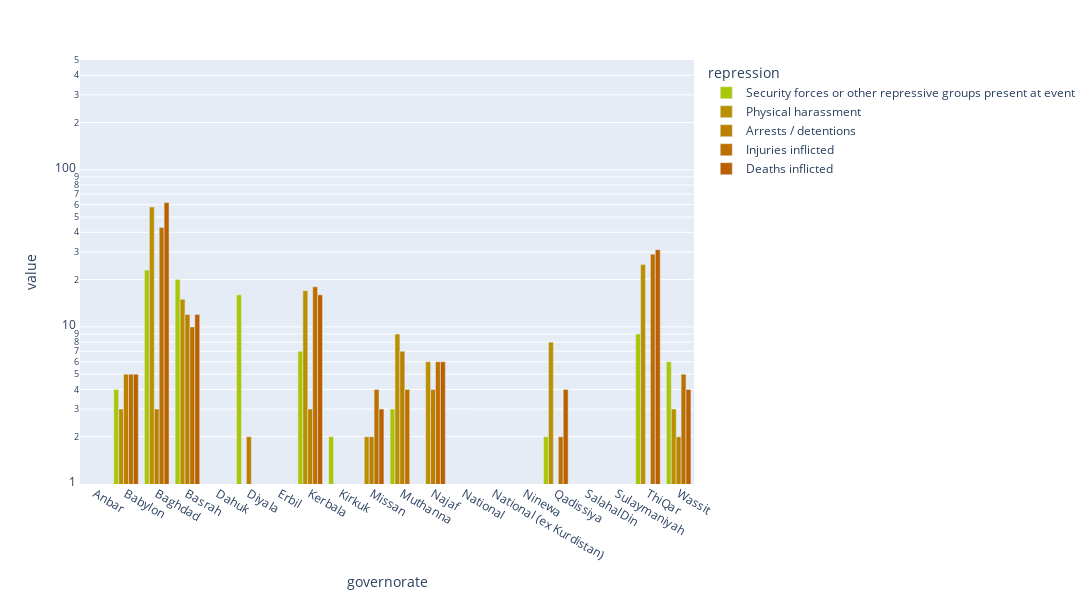

The notebook cell this image was saved under:
### Code cell
df = create_df('governorate',drop_non_violence=True)
color_dict= col_func(df)

fig = px.bar(df, log_y=True, range_y= [1,500],barmode='group',
            width=1400, height=600,
            color_discrete_map=color_dict)
fig.show()
# plt.savefig('gov_repress.png')

### Figure 1 — Plotly figure (JSON) as saved in the notebook; plotly's stock layout.template omitted (floating-point values rounded to 4 significant figures)
{"data": [{"alignmentgroup": "True", "hovertemplate": "repression=Security forces or other repressive groups present at event<br>governorate=%{x}<br>value=%{y}<extra></extra>", "legendgroup": "Security forces or other repressive groups present at event", "marker": {"color": "#A9C609", "pattern": {"shape": ""}}, "name": "Security forces or other repressive groups present at event", "offsetgroup": "Security forces or other repressive groups present at event", "orientation": "v", "showlegend": true, "textposition": "auto", "type": "bar", "x": ["Anbar", "Babylon", "Baghdad", "Basrah", "Dahuk", "Diyala", "Erbil", "Kerbala", "Kirkuk", "Missan", "Muthanna", "Najaf", "National", "National (ex Kurdistan)", "Ninewa", "Qadissiya", "SalahalDin", "Sulaymaniyah", "ThiQar", "Wassit"], "xaxis": "x", "y": [null, 4, 23, 20, null, 16, null, 7, 2, null, 3, 1, null, null, 1, 2, null, null, 9, 6], "yaxis": "y"}, {"alignmentgroup": "True", "hovertemplate": "repression=Physical harassment<br>governorate=%{x}<br>value=%{y}<extra></extra>", "legendgroup": "Physical harassment", "marker": {"color": "#BB9000", "pattern": {"shape": ""}}, "name": "Physical harassment", "offsetgroup": "Physical harassment", "orientation": "v", "showlegend": true, "textposition": "auto", "type": "bar", "x": ["Anbar", "Babylon", "Baghdad", "Basrah", "Dahuk", "Diyala", "Erbil", "Kerbala", "Kirkuk", "Missan", "Muthanna", "Najaf", "National", "National (ex Kurdistan)", "Ninewa", "Qadissiya", "SalahalDin", "Sulaymaniyah", "ThiQar", "Wassit"], "xaxis": "x", "y": [null, 3, 58, 15, null, 1, 1, 17, 1, 2, 9, 6, null, null, 1, 8, 1, 1, 25, 3], "yaxis": "y"}, {"alignmentgroup": "True", "hovertemplate": "repression=Arrests / detentions<br>governorate=%{x}<br>value=%{y}<extra></extra>", "legendgroup": "Arrests / detentions", "marker": {"color": "#BB8000", "pattern": {"shape": ""}}, "name": "Arrests / detentions", "offsetgroup": "Arrests / detentions", "orientation": "v", "showlegend": true, "textposition": "auto", "type": "bar", "x": ["Anbar", "Babylon", "Baghdad", "Basrah", "Dahuk", "Diyala", "Erbil", "Kerbala", "Kirkuk", "Missan", "Muthanna", "Najaf", "National", "National (ex Kurdistan)", "Ninewa", "Qadissiya", "SalahalDin", "Sulaymaniyah", "ThiQar", "Wassit"], "xaxis": "x", "y": [null, 5, 3, 12, null, 2, null, 3, null, 2, 7, 4, null, null, 1, 1, null, null, 1, 2], "yaxis": "y"}, {"alignmentgroup": "True", "hovertemplate": "repression=Injuries inflicted<br>governorate=%{x}<br>value=%{y}<extra></extra>", "legendgroup": "Injuries inflicted", "marker": {"color": "#BB7000", "pattern": {"shape": ""}}, "name": "Injuries inflicted", "offsetgroup": "Injuries inflicted", "orientation": "v", "showlegend": true, "textposition": "auto", "type": "bar", "x": ["Anbar", "Babylon", "Baghdad", "Basrah", "Dahuk", "Diyala", "Erbil", "Kerbala", "Kirkuk", "Missan", "Muthanna", "Najaf", "National", "National (ex Kurdistan)", "Ninewa", "Qadissiya", "SalahalDin", "Sulaymaniyah", "ThiQar", "Wassit"], "xaxis": "x", "y": [null, 5, 43, 10, null, null, null, 18, null, 4, 4, 6, null, null, null, 2, null, 1, 29, 5], "yaxis": "y"}, {"alignmentgroup": "True", "hovertemplate": "repression=Deaths inflicted<br>governorate=%{x}<br>value=%{y}<extra></extra>", "legendgroup": "Deaths inflicted", "marker": {"color": "#BB6000", "pattern": {"shape": ""}}, "name": "Deaths inflicted", "offsetgroup": "Deaths inflicted", "orientation": "v", "showlegend": true, "textposition": "auto", "type": "bar", "x": ["Anbar", "Babylon", "Baghdad", "Basrah", "Dahuk", "Diyala", "Erbil", "Kerbala", "Kirkuk", "Missan", "Muthanna", "Najaf", "National", "National (ex Kurdistan)", "Ninewa", "Qadissiya", "SalahalDin", "Sulaymaniyah", "ThiQar", "Wassit"], "xaxis": "x", "y": [null, 5, 62, 12, null, 1, null, 16, null, 3, 1, 6, null, null, null, 4, null, null, 31, 4], "yaxis": "y"}], "layout": {"barmode": "group", "height": 600, "legend": {"title": {"text": "repression"}, "tracegroupgap": 0}, "margin": {"t": 60}, "width": 1400, "xaxis": {"anchor": "y", "domain": [0, 1], "title": {"text": "governorate"}}, "yaxis": {"anchor": "x", "domain": [0, 1], "range": [0, 2.699], "title": {"text": "value"}, "type": "log"}}}
